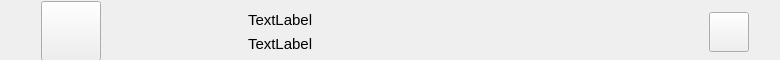
<?xml version="1.0" encoding="UTF-8"?>
<ui version="4.0">
 <class>SearchFriendItem</class>
 <widget class="QWidget" name="SearchFriendItem">
  <property name="geometry">
   <rect>
    <x>0</x>
    <y>0</y>
    <width>780</width>
    <height>60</height>
   </rect>
  </property>
  <property name="minimumSize">
   <size>
    <width>780</width>
    <height>60</height>
   </size>
  </property>
  <property name="font">
   <font>
    <pointsize>11</pointsize>
   </font>
  </property>
  <property name="windowTitle">
   <string>Form</string>
  </property>
  <widget class="QWidget" name="widget" native="true">
   <property name="geometry">
    <rect>
     <x>0</x>
     <y>0</y>
     <width>801</width>
     <height>61</height>
    </rect>
   </property>
   <property name="styleSheet">
    <string notr="true">QWidget:hover{background-color: rgb(186, 186, 186);}
</string>
   </property>
   <widget class="QWidget" name="layoutWidget">
    <property name="geometry">
     <rect>
      <x>0</x>
      <y>0</y>
      <width>801</width>
      <height>63</height>
     </rect>
    </property>
    <layout class="QHBoxLayout" name="horizontalLayout">
     <item>
      <widget class="QPushButton" name="pb_icon">
       <property name="minimumSize">
        <size>
         <width>60</width>
         <height>60</height>
        </size>
       </property>
       <property name="maximumSize">
        <size>
         <width>60</width>
         <height>60</height>
        </size>
       </property>
       <property name="text">
        <string/>
       </property>
       <property name="iconSize">
        <size>
         <width>60</width>
         <height>60</height>
        </size>
       </property>
      </widget>
     </item>
     <item>
      <widget class="QWidget" name="widget_2" native="true">
       <property name="minimumSize">
        <size>
         <width>611</width>
         <height>61</height>
        </size>
       </property>
       <property name="maximumSize">
        <size>
         <width>611</width>
         <height>61</height>
        </size>
       </property>
       <widget class="QWidget" name="">
        <property name="geometry">
         <rect>
          <x>100</x>
          <y>10</y>
          <width>501</width>
          <height>42</height>
         </rect>
        </property>
        <layout class="QHBoxLayout" name="horizontalLayout_2">
         <item>
          <layout class="QVBoxLayout" name="verticalLayout">
           <item>
            <widget class="QLabel" name="lb_name">
             <property name="text">
              <string>TextLabel</string>
             </property>
            </widget>
           </item>
           <item>
            <widget class="QLabel" name="lb_feeling">
             <property name="text">
              <string>TextLabel</string>
             </property>
            </widget>
           </item>
          </layout>
         </item>
         <item>
          <widget class="QPushButton" name="pb_add">
           <property name="minimumSize">
            <size>
             <width>40</width>
             <height>40</height>
            </size>
           </property>
           <property name="maximumSize">
            <size>
             <width>40</width>
             <height>40</height>
            </size>
           </property>
           <property name="text">
            <string/>
           </property>
          </widget>
         </item>
        </layout>
       </widget>
      </widget>
     </item>
    </layout>
   </widget>
  </widget>
 </widget>
 <resources/>
 <connections/>
</ui>
